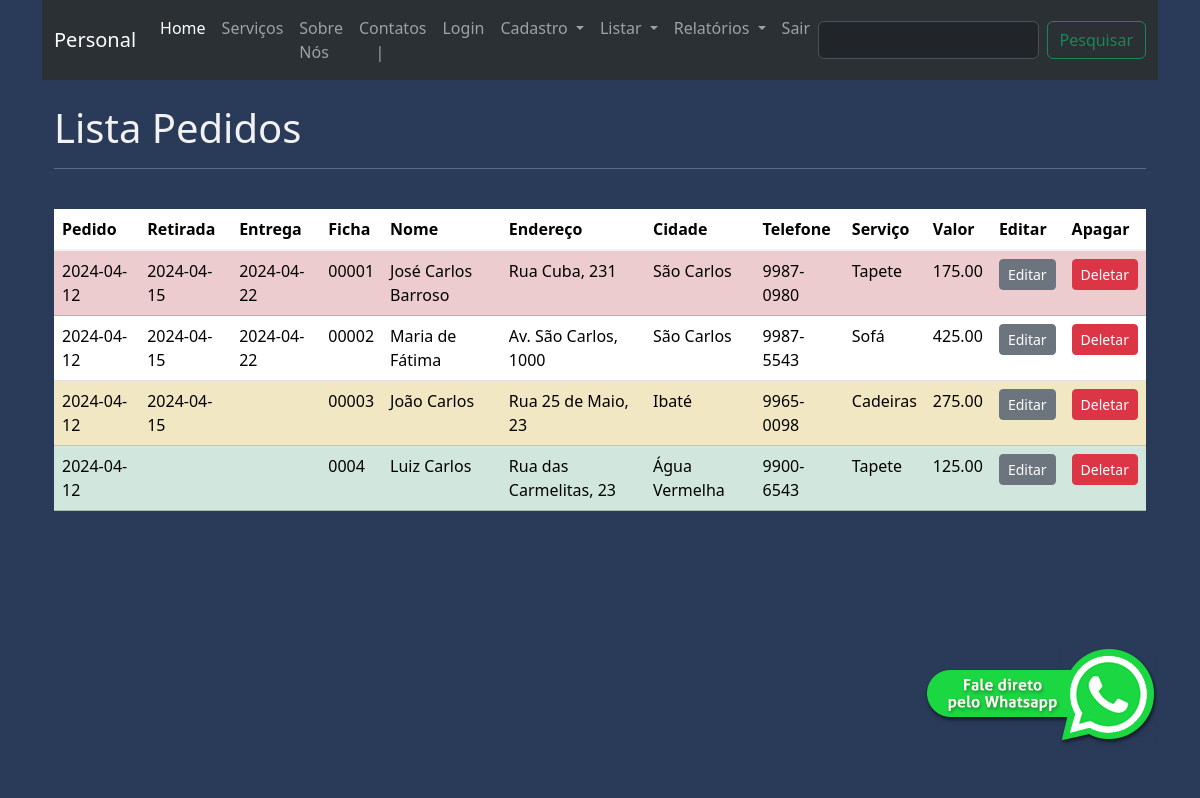
The app's page /listar_pedidos (signed in), older data.
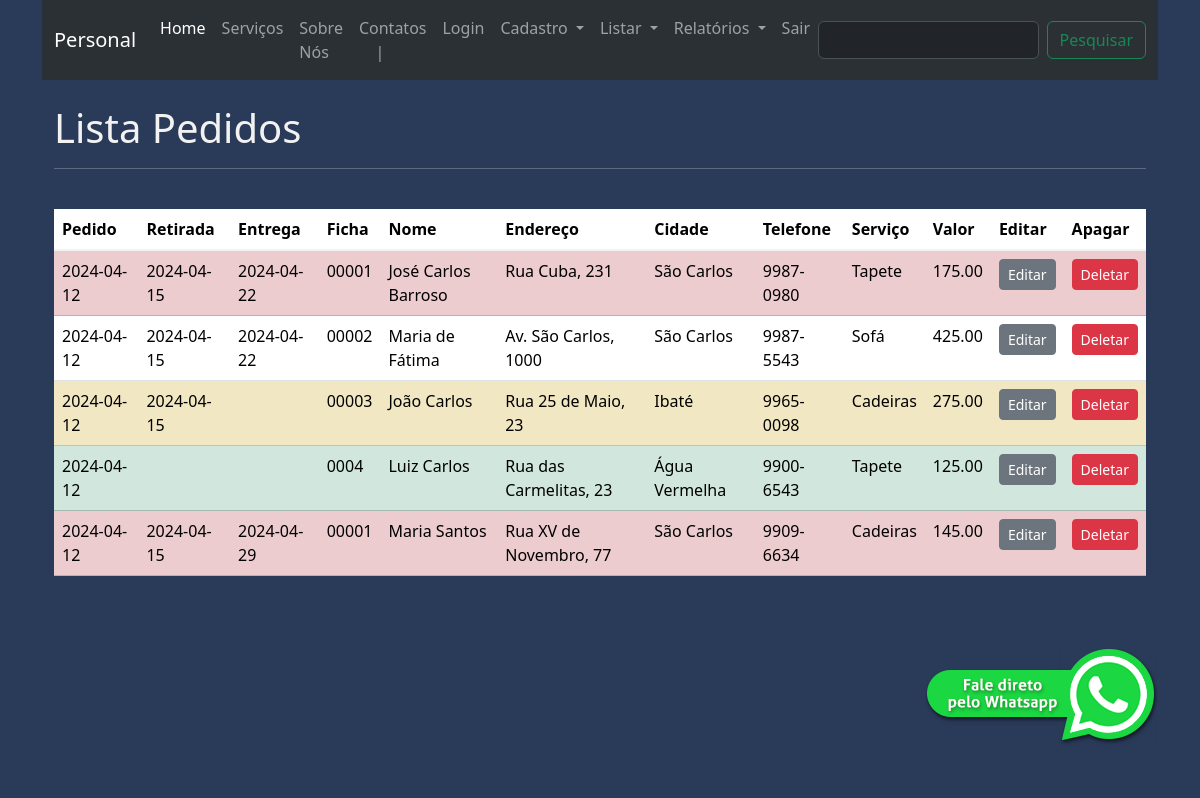
The same page, newer data.
### app.py (models this page shows)
class Product(db.Model):
    __tablename__ = "pedido"
    id_pedido = db.Column(db.Integer, primary_key=True)
    data_pedido = db.Column(db.String(30))
    data_retirada = db.Column(db.String(30))
    data_entrega = db.Column(db.String(30))
    id_ficha = db.Column(db. String(30))
    nome = db.Column(db.String(200), nullable=False)
    endereco = db.Column(db.String(250))
    cidade = db.Column(db.String(50))
    telefone = db.Column(db.String(100), nullable=False)
    servico = db.Column(db.String(100))
    valor = db.Column(db.String(30))
    status = db.Column(db.String(30))

### app.py (the view)
@app.route("/listar_pedidos", methods=['GET', 'POST'])
def listar_pedidos():
    if request.method == "POST":
        termo = request.form["pesquisa"]
        resultado = db.session.execute(db.select(Product).filter(
            (Product.data_pedido.like(f'%{termo}%')) |
            (Product.data_retirada.like(f'%{termo}%')) |
            (Product.data_entrega.like(f'%{termo}%')) |
            (Product.id_ficha.like(f'%{termo}%')) |
            (Product.nome.like(f'%{termo}%')) |
            (Product.endereco.like(f'%{termo}%')) |
            (Product.cidade.like(f'%{termo}%')) |
            (Product.telefone.like(f'%{termo}%')) |
            (Product.servico.like(f'%{termo}%')) |
            (Product.valor.like(f'%{termo}%')) |
            (Product.status.like(f'%{termo}%')))
        ).scalars()
        return render_template('pedidos.html', pedidos=resultado)
    else:
        pedidos = db.session.execute(db.select(Product)).scalars()
        return render_template('pedidos.html', pedidos=pedidos)

### app.py (called while the page is built)
@app.before_request
def verificar_autenticacao():
    endpoints_protegidos = ["/cadastrar_pedido", "/listar_pedidos", "/cadastrar_despesas", "/listar_despesas","/search", "/search_p", "/search_e"]
    if request.path in endpoints_protegidos:
        if not session.get('logged_in'):
            return redirect("/erro_pagina_403")

### templates/pedidos.html (shortened to what this page needs)
{% extends 'base.html' %}
{% block pesquisa %}
<form class="d-flex" role="search" action="{{url_for('listar_pedidos')}}" method="post">
    <input class="form-control me-2" type="search" aria-label="Search" name="pesquisa">
    <button class="btn btn-outline-success" type="submit">Pesquisar</button>
</form>
{% endblock %}
{% block main %}
<div class="container">
    <br>
    <div>
        <h1>Lista Pedidos</h1>
    <hr>
    <br>
    </div>
    <table class="table table-striped">
        <thead>
            <tr>
                <th>Pedido</th>
                <th>Retirada</th>
                <th>Entrega</th>
                <th>Ficha</th>
                <th>Nome</th>
                <th>Endereço</th>
                <th>Cidade</th>
                <th>Telefone</th>
                <th>Serviço</th>
                <th>Valor</th>
                <th>Editar</th>
                <th>Apagar</th>
            </tr>
        </thead>
        <tbody class="table-group-divider">
            {% for pedido in pedidos %}
            <tr {% if pedido.data_retirada==""%}class="table-success" {% endif %}
            {% if pedido.data_entrega ==""%}class="table-warning" {% endif %}
            {% if pedido.status=="devedor" or pedido.status=="Devedor" %}class="table-danger"{% endif %}>
                <td>{{ pedido.data_pedido }}</td>
                <td>{{ pedido.data_retirada }}</td>
                <td>{{ pedido.data_entrega }}</td>
                <td>{{ pedido.id_ficha }}</td>
                <td>{{ pedido.nome }}</td>
                <td>{{ pedido.endereco }}</td>
                <td>{{ pedido.cidade }}</td>
                <td>{{ pedido.telefone }}</td>
                <td>{{ pedido.servico }}</td>
                <td>{{ pedido.valor }}</td>
                <td><a href="{{ url_for('editar_pedido', id_pedido=pedido.id_pedido)}}"
                        class="btn btn-secondary btn-sm">Editar</a>
                </td>
                <td><a href="{{ url_for('deletar_pedido', id_pedido=pedido.id_pedido)}}"
                        onclick="return confirm('Deseja realmente deletar esse pedido?')"
                        class="btn btn-danger btn-sm">Deletar</a></td>
            </tr>
            {% endfor %}
        </tbody>
    </table>
</div>
{% endblock %}

### templates/base.html (shortened to what this page needs)
<!DOCTYPE html>
<html lang="pt-BR">
<head>
  <link href="https://cdn.jsdelivr.net/npm/bootstrap@5.3.3/dist/css/bootstrap.min.css" rel="stylesheet"
>
  <link rel="stylesheet" href="static/css/css.css" class="css">
</head>
<body>
  <div class="container">
    <header>
      <nav class="navbar navbar-expand-md bg-body-tertiary" data-bs-theme="dark">
        <div class="container-fluid">
          <a class="navbar-brand" href="{{ url_for('home') }}">Personal</a>
          <div class="collapse navbar-collapse" id="navbarSupportedContent">
            <ul class="navbar-nav me-auto">
              <li class="nav-item">
                <a class="nav-link active" aria-current="page" href="{{ url_for('home') }}">Home</a>
              </li>
              <li class="nav-item">
                <a class="nav-link" href="{{ url_for('servicos') }}">Serviços</a>
              </li>
              <li class="nav-item">
                <a class="nav-link" href="{{ url_for('sobre_nos') }}">Sobre Nós</a>
              </li>
              <li class="nav-item">
                <a class="nav-link" href="{{ url_for('contatos') }}">Contatos &nbsp&nbsp&nbsp&nbsp|&nbsp</a>
              </li>
              <li class="nav-item">
                <a class="nav-link" href="{{ url_for('login') }}">Login</a>
              </li>
              <li class="nav-item dropdown">
                <a class="nav-link dropdown-toggle" href="#" role="button" data-bs-toggle="dropdown" aria-expanded="false">
                  Cadastro
                </a>
              </li>
              <li class="nav-item dropdown">
                <a class="nav-link dropdown-toggle" href="#" role="button" data-bs-toggle="dropdown" aria-expanded="false">
                  Listar
                </a>
              </li>
              <li class="nav-item dropdown">
                <a class="nav-link dropdown-toggle" href="#" role="button" data-bs-toggle="dropdown" aria-expanded="false">
                  Relatórios
                </a>
              </li>
              <li class="nav-item">
                <a class="nav-link" href="{{ url_for('logout') }}">Sair</a>
              </li>
            </ul>
            {% block pesquisa %}
            {% endblock %}
          </div>
        </div>
      </nav>
    </header>
    <main>
      {% block main %}
      {% endblock %}
    </main>
    <div class="whats">
      <a aria-label="Chat on WhatsApp" href="https://wa.me/5516993367128" target="_blank"><img alt="Chat on WhatsApp"
          src="static/imagens/botao-whatsapp.png" />
    </div>
  </div>
</body>
</html>

### static/css/css.css (style rules this page uses)
body { background-color: #2A3A59; color: #F2F2F2; }
.whats { position: fixed; bottom: 30px; right: 20px; z-index: 999 }

Row changes from the older to the newer data that the page shows:
added Product: data_pedido "2024-04-12", data_retirada "2024-04-15", data_entrega "2024-04-29", id_ficha "00001", nome "Maria Santos", endereco "Rua XV de Novembro, 77", cidade "São Carlos", telefone "9909-6634", servico "Cadeiras", valor "145.00"
